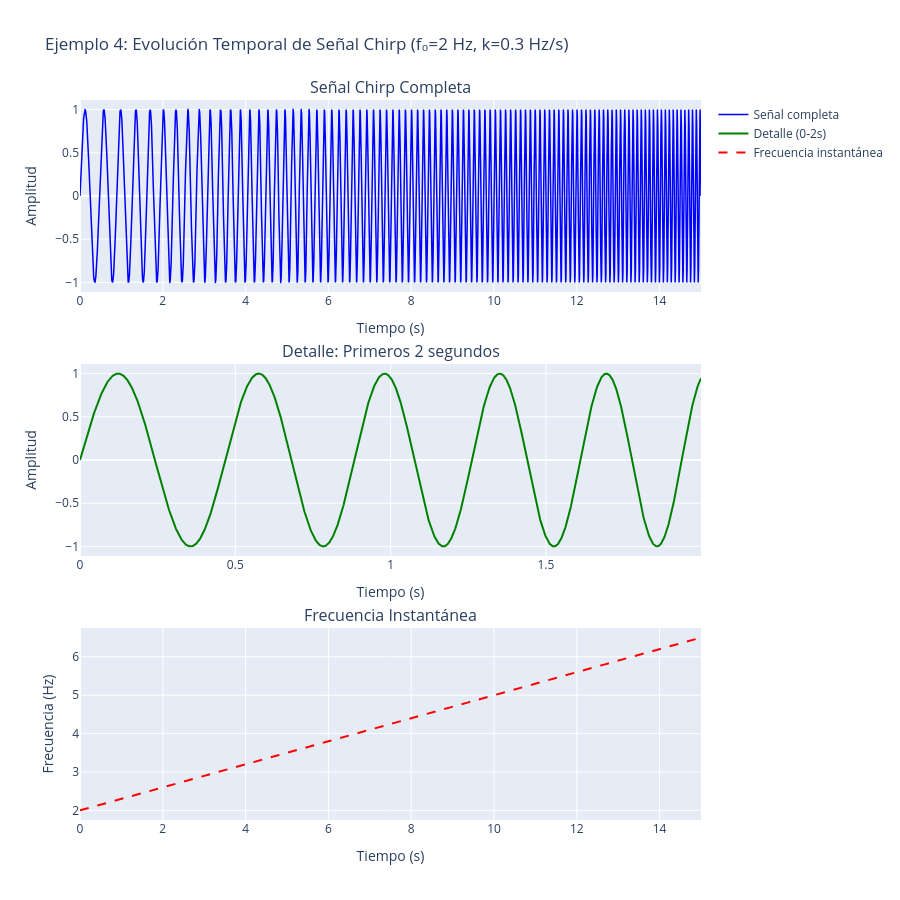

Notebook code cell kept with this figure:
### Markdown cell above
## Ejemplos de Uso

A continuación se muestran varios ejemplos de cómo usar la función con diferentes parámetros para evaluar el comportamiento de EMD con señales chirp.

### Code cell
# Generar señal chirp
t4, señal4 = generar_senal_chirp(
    f0=2.0,
    k=0.3,
    duracion=15.0,
    frecuencia_muestreo=1000.0
)

# Calcular frecuencia instantánea
frecuencia_instantanea4 = 2.0 + 0.3 * t4

# Crear visualización con tres subplots
fig = make_subplots(
    rows=3, cols=1,
    subplot_titles=(
        'Señal Chirp Completa',
        'Detalle: Primeros 2 segundos',
        'Frecuencia Instantánea'
    ),
    vertical_spacing=0.1
)

# Señal completa
fig.add_trace(
    go.Scatter(
        x=t4,
        y=señal4,
        mode='lines',
        name='Señal completa',
        line=dict(color='blue', width=1.5)
    ),
    row=1, col=1
)

# Detalle de los primeros 2 segundos
indices_detalle = t4 <= 2.0
fig.add_trace(
    go.Scatter(
        x=t4[indices_detalle],
        y=señal4[indices_detalle],
        mode='lines',
        name='Detalle (0-2s)',
        line=dict(color='green', width=2)
    ),
    row=2, col=1
)

# Frecuencia instantánea
fig.add_trace(
    go.Scatter(
        x=t4,
        y=frecuencia_instantanea4,
        mode='lines',
        name='Frecuencia instantánea',
        line=dict(color='red', width=2, dash='dash')
    ),
    row=3, col=1
)

fig.update_xaxes(title_text="Tiempo (s)", row=1, col=1)
fig.update_xaxes(title_text="Tiempo (s)", row=2, col=1)
fig.update_xaxes(title_text="Tiempo (s)", row=3, col=1)
fig.update_yaxes(title_text="Amplitud", row=1, col=1)
fig.update_yaxes(title_text="Amplitud", row=2, col=1)
fig.update_yaxes(title_text="Frecuencia (Hz)", row=3, col=1)

fig.update_layout(
    height=900,
    title_text="Ejemplo 4: Evolución Temporal de Señal Chirp (f₀=2 Hz, k=0.3 Hz/s)",
    showlegend=True
)

fig.show()

### Figure 1 — Plotly figure (JSON) as saved in the notebook; plotly's stock layout.template omitted (floating-point values rounded to 4 significant figures; data arrays with more than 128 entries replaced by an {"elided": "..."} marker saying what was removed)
{"data": [{"line": {"color": "blue", "width": 1.5}, "mode": "lines", "name": "Señal completa", "type": "scatter", "x": {"elided": "15000 float values"}, "xaxis": "x", "y": {"elided": "15000 float values"}, "yaxis": "y"}, {"line": {"color": "green", "width": 2}, "mode": "lines", "name": "Detalle (0-2s)", "type": "scatter", "x": {"elided": "2000 float values"}, "xaxis": "x2", "y": {"elided": "2000 float values"}, "yaxis": "y2"}, {"line": {"color": "red", "dash": "dash", "width": 2}, "mode": "lines", "name": "Frecuencia instantánea", "type": "scatter", "x": {"elided": "15000 float values"}, "xaxis": "x3", "y": {"elided": "15000 float values"}, "yaxis": "y3"}], "layout": {"annotations": [{"font": {"size": 16}, "showarrow": false, "text": "Señal Chirp Completa", "x": 0.5, "xanchor": "center", "xref": "paper", "y": 1, "yanchor": "bottom", "yref": "paper"}, {"font": {"size": 16}, "showarrow": false, "text": "Detalle: Primeros 2 segundos", "x": 0.5, "xanchor": "center", "xref": "paper", "y": 0.6333, "yanchor": "bottom", "yref": "paper"}, {"font": {"size": 16}, "showarrow": false, "text": "Frecuencia Instantánea", "x": 0.5, "xanchor": "center", "xref": "paper", "y": 0.2667, "yanchor": "bottom", "yref": "paper"}], "height": 900, "showlegend": true, "title": {"text": "Ejemplo 4: Evolución Temporal de Señal Chirp (f₀=2 Hz, k=0.3 Hz/s)"}, "xaxis": {"anchor": "y", "domain": [0, 1], "title": {"text": "Tiempo (s)"}}, "xaxis2": {"anchor": "y2", "domain": [0, 1], "title": {"text": "Tiempo (s)"}}, "xaxis3": {"anchor": "y3", "domain": [0, 1], "title": {"text": "Tiempo (s)"}}, "yaxis": {"anchor": "x", "domain": [0.7333, 1], "title": {"text": "Amplitud"}}, "yaxis2": {"anchor": "x2", "domain": [0.3667, 0.6333], "title": {"text": "Amplitud"}}, "yaxis3": {"anchor": "x3", "domain": [0, 0.2667], "title": {"text": "Frecuencia (Hz)"}}}}
